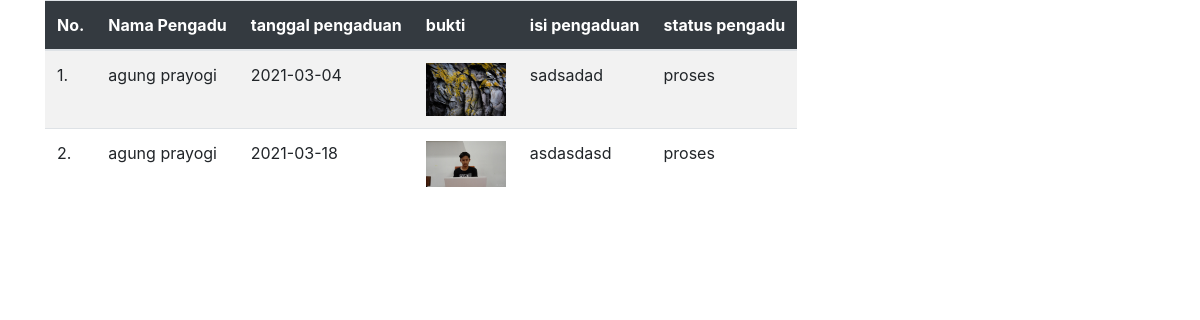
The page /view/administrator/generate.php (signed in) on the database as committed earlier.
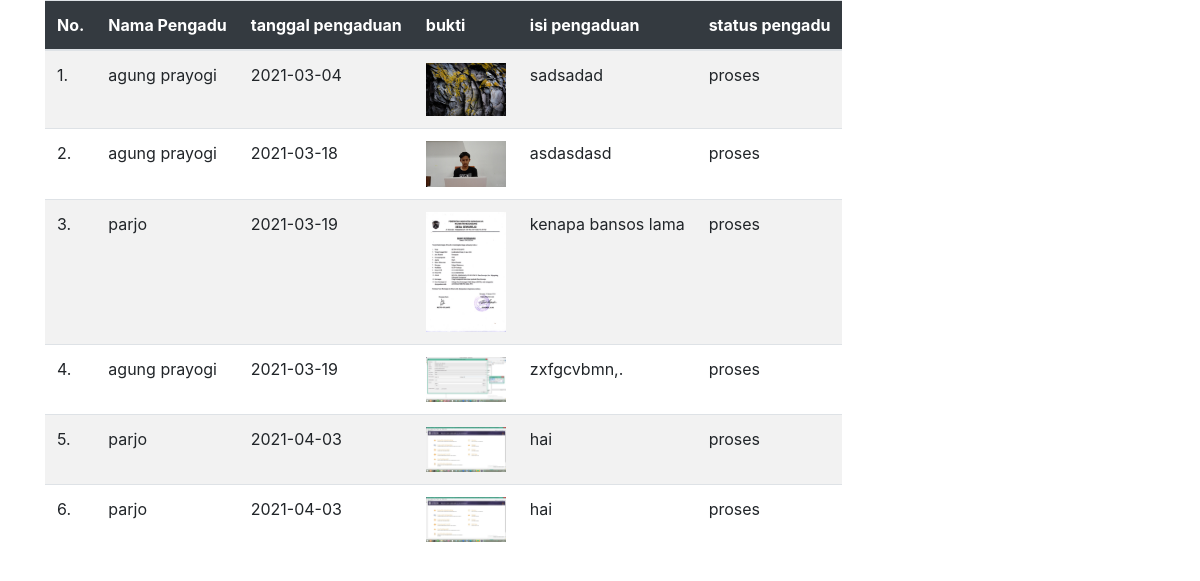
The same page on the database as committed later.
### tables this page shows
CREATE TABLE `pengaduan` (
  `id_pengaduan` int(11) NOT NULL,
  `tgl_pengaduan` date DEFAULT NULL,
  `nik` char(16) DEFAULT NULL,
  `isi_laporan` text DEFAULT NULL,
  `foto` varchar(255) DEFAULT NULL,
  `status` enum('0','proses','selesai') DEFAULT NULL
);

CREATE TABLE `masyarakat` (
  `nik` char(16) NOT NULL,
  `nama` varchar(35) DEFAULT NULL,
  `username` varchar(25) DEFAULT NULL,
  `password` varchar(32) DEFAULT NULL,
  `telp` varchar(13) DEFAULT NULL
);

### view/administrator/generate.php (the view, shortened to what this page needs)
<?php
require '../../db.php';
$query = "SELECT m.nama as nama,p.tgl_pengaduan as tgl_pengaduan , p.foto  as foto, p.isi_laporan as isi_laporan ,p.status as status FROM pengaduan p JOIN masyarakat m WHERE p.nik = m.nik";
$executQuery = mysqli_query($conn,$query);
$getData = mysqli_fetch_All($executQuery,MYSQLI_ASSOC);
?>
<!DOCTYPE html>
<html lang="en">
<head>
	<link href="../../assets/dist/css/bootstrap.min.css" rel="stylesheet">
</head>
<body>
	<div class="container">
	<table class="table  table-hover table-striped table-responsive">
		<thead class="bg-dark text-white ">
			<tr>
				<th>No.</th>
				<th>Nama Pengadu</th>
				<th>tanggal pengaduan</th>
				<th>bukti</th>
				<th>isi pengaduan</th>
				<th>status pengadu</th>
			</tr>
		</thead>
		<tbody>
			<?php
			$nomor = 1;
			foreach($getData as $data){
			?>
			<tr>
				<td><?php echo $nomor++."." ;?></td>
				<td><?php echo $data['nama'] ;?></td>
				<td><?php echo $data['tgl_pengaduan'] ;?></td>
				<td><img src="../../img/<?php echo $data['foto'] ;?>" alt="" width="80px"></td>
				<td><?php echo $data['isi_laporan'];?></td>
				<td><?php echo $data['status'] ;?></td>
			</tr>
			<?php
			 }
			 ?>
		</tbody>
	</table>
	</div>
</body>
</html>

Rows that differ between the two databases and show on the page:
added pengaduan: nik.nama "parjo", tgl_pengaduan "2021-03-19", foto (picture), isi_laporan "kenapa bansos lama", status "proses"
added pengaduan: nik.nama "agung prayogi", tgl_pengaduan "2021-03-19", foto (picture), isi_laporan "zxfgcvbmn,.", status "proses"
added pengaduan: nik.nama "parjo", tgl_pengaduan "2021-04-03", foto (picture), isi_laporan "hai", status "proses"
added pengaduan: nik.nama "parjo", tgl_pengaduan "2021-04-03", foto (picture), isi_laporan "hai", status "proses"
